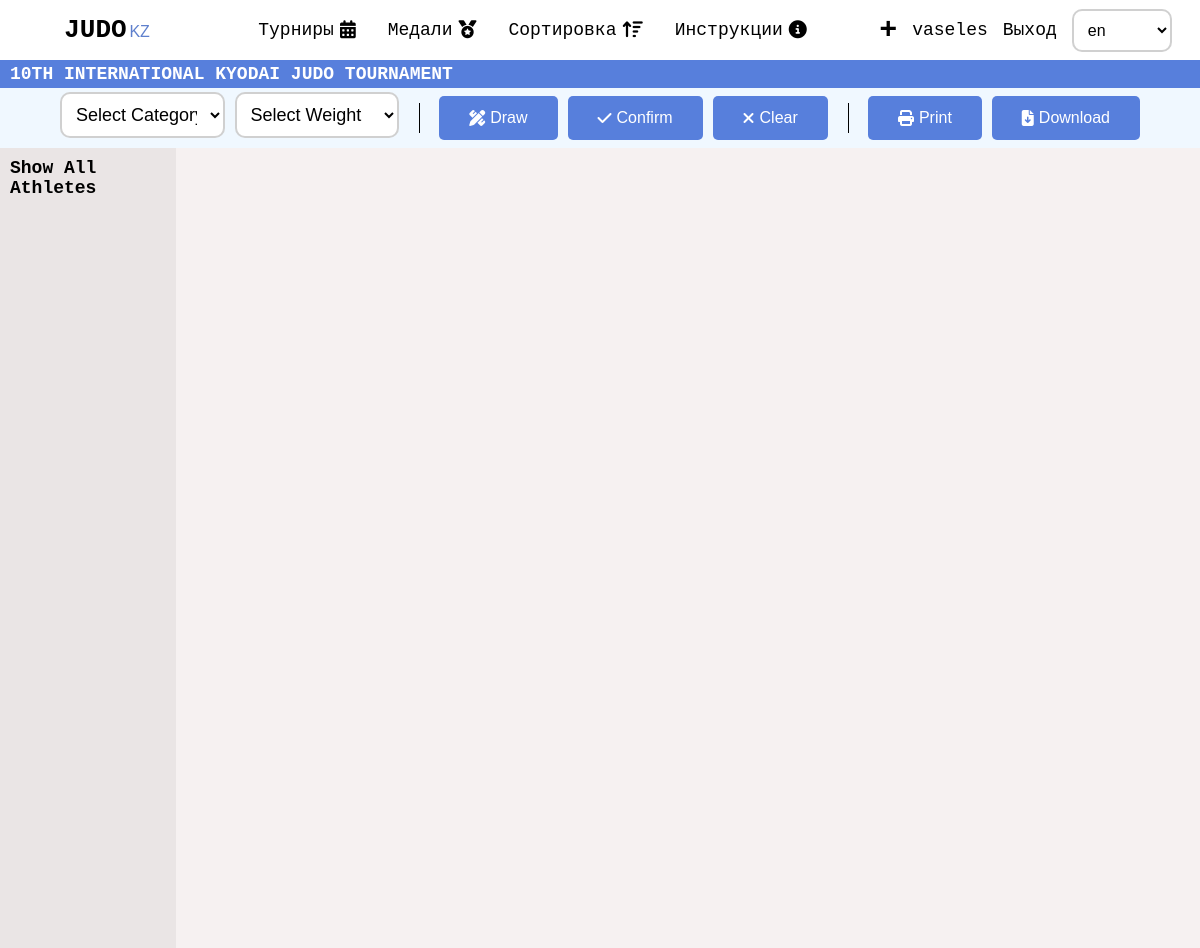
/en/tournaments/10th-international-kyodai-judo-tournament/toss (signed in), run on an earlier commit of the app's database.
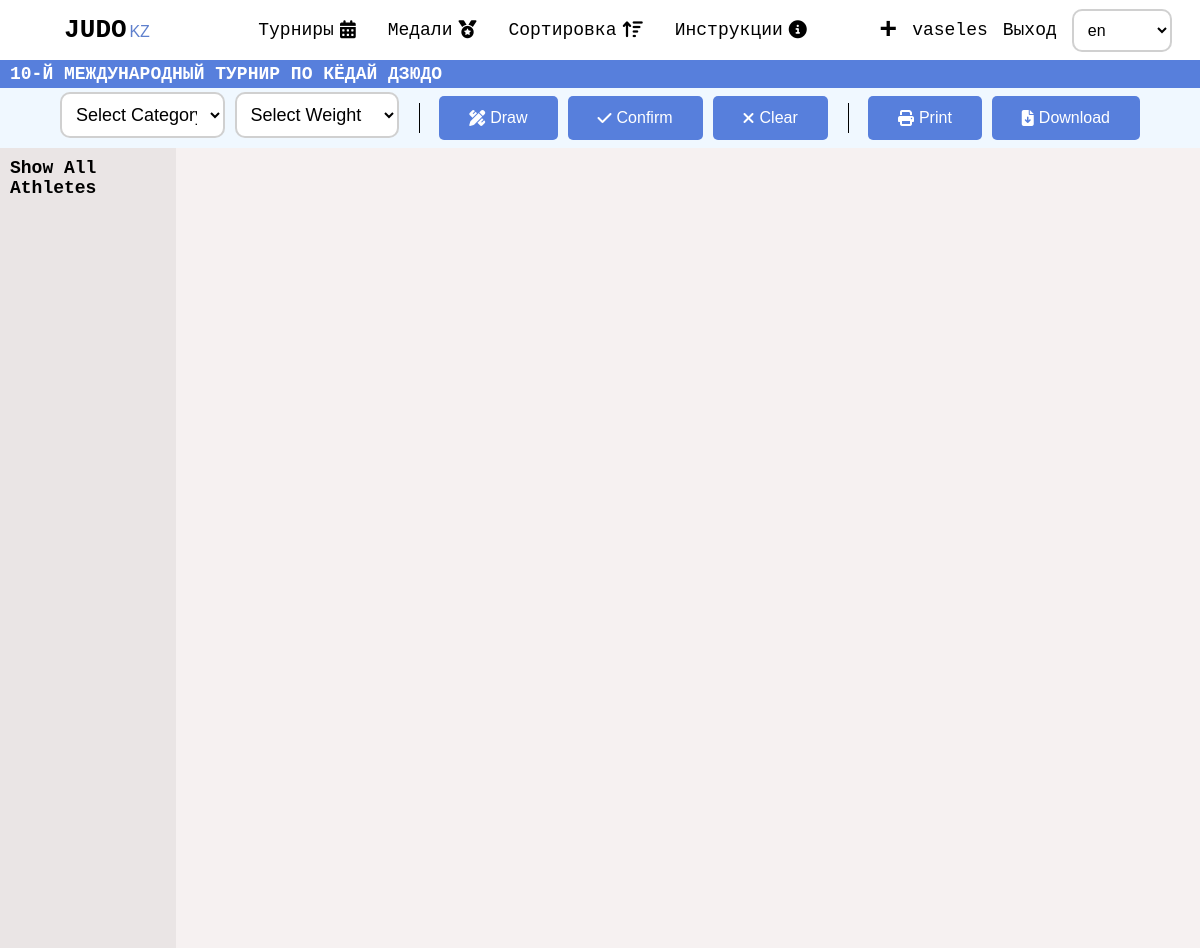
And on a later commit of the database.
### base/models.py (models this page shows, shortened)
class Tournament(models.Model):
   RANGS = (
      ('Клубный', 'Клубный'),
      ('Городской', 'Городской'),
      ('Областной', 'Областной'),
      ('Региональный', 'Региональный'),
      ('Республиканский', 'Республиканский'),
      ('Чемпионат РК', 'Чемпионат РК'),
      ('Международный турнир', 'Международный турнир'),
   )
   CREDIT_TYPE = (
      ('личный', 'личный'),
      ('командный', 'командный')
   )
   STATUS = (
      ('Регистрация открыта', 'Регистрация открыта'),
      ('Регистрация завершенa', 'Регистрация завершенa'),
   )
   user = models.ForeignKey(User, on_delete=models.CASCADE, default=None)
   title = models.CharField(max_length=300, verbose_name='Title')
   slug = models.SlugField(max_length=300, unique=True, default='')
   logo = models.ImageField(upload_to='tournament_logo', blank=True)
   logos = models.ManyToManyField(Logos, default=[], blank=True, related_name='logos')
   about = models.TextField(max_length=3000, blank=True)
   rang = models.CharField(max_length=40,choices=RANGS, blank=True)
   place = models.CharField(max_length=100, blank=True)
   startData = models.DateField(max_length=100, blank=True)
   finishData = models.DateField(max_length=100, blank=True)
   startTime = models.TimeField(max_length=10, blank=True)
   credit = models.CharField(max_length=100, blank=True, choices=CREDIT_TYPE)
   tatamis_count = models.CharField(default=0, blank=True, max_length=2)
   sponsors = models.ManyToManyField(Sponsors, blank=True, default=[], related_name='sponsors')
   chiefJustice = models.CharField(max_length=200, blank=True)
   chiefSecretary = models.CharField(max_length=200, blank=True)
   status = models.CharField(max_length=40, choices=STATUS, default='Регистрация_открыта')
   public = models.BooleanField(default=True)
   created = models.DateTimeField(auto_now_add=True)
   updated = models.DateTimeField(auto_now=True)
   class Meta:
      ordering = ['-updated', '-created']

### base/views/tournaments.py (the view)
# urls.py: path('tournaments/<str:slug>/toss', tournaments.tournament_toss, name='toss'),
@login_required(login_url='base:sign-in')
def tournament_toss(request, slug):
   if (request.user.profile.userType == 'Админ' or request.user.is_superuser or request.user.profile.userType == 'Секретарь'):
      tournament = get_object_or_404(Tournament, slug=slug)
      context = {
         'tournament': tournament,
      }
      return render(request, 'base/tournaments/toss.html', context)
   else:
      messages.error(request, "You don't have permission to create tournament ;)")
      return redirect('base:show_tournaments')

### base/templates/base/tournaments/toss.html (shortened to what this page needs)
{% include 'main.html' %}
{% load static i18n %}
{% block title %}
<link rel="stylesheet" href="{% static 'css/tournaments/toss.css' %}">
{% endblock title %}
{% block content %}
<div class="toss">
   <h3 class="title">{{tournament.title}}</h3>
   <div class="toss__menu">
      <select id="weight_category">
         <option selected disabled>Select Category</option>
      </select>
      <select  id="weight">
         <option selected disabled>Select Weight</option>
      </select>
      <button id="draw" class="btn"><i class="fa-solid fa-pen-ruler"></i> Draw</button>
      <button id="confirm" class="btn"><i class="fa-solid fa-check"></i> Confirm</button>
      <button id="clear" class="btn"><i class="fa-solid fa-xmark"></i> Clear</button>
      <button id="print"  class="btn"><i class="fa-solid fa-print"></i> Print</button>
      <button id="download"  class="btn"><i class="fa-solid fa-file-arrow-down"></i> Download</button>
   </div>
   <div class="toss__content">
      <div class="toss__content__left">
         <h4>Show All Athletes</h4>
      </div>
      <div class="toss__content__right"></div>
   </div>
</div>
{% endblock content %}

### templates/main.html (shortened to what this page needs)
<!DOCTYPE html>
{% load static %}
<html lang="en">
<head>
   <link rel="stylesheet" href="{% static 'css/styles.css' %}">
   <link rel="stylesheet" href="{% static 'css/footer.css' %}">
</head>
<body>
        {% include 'header.html' %}
    </body>
</html>

### templates/header.html (shortened to what this page needs)
{% load static i18n  %}
<header>
   <a href="/" class="link-logo">
      <b>JUDO</b>
      <span>
         <span>KZ</span>
      </span>
   </a>
   <div class="header__center">
      <a href="{% url "base:show_tournaments" %}" class="link">
         {% trans 'Турниры' %}
         <i class="fa-solid fa-calendar-days"></i>
      </a>
      <a href="{% url "base:medals" %}" class="link">
         {% trans 'Медали' %}
         <i class="fa-solid fa-medal"></i>
      </a>
      <a href="{% url "base:sorting" %}" class="link">
         {% trans 'Сортировка' %}
         <i class="fa-solid fa-arrow-up-wide-short"></i>
      </a>
      <a href="{% url "base:instructions" %}" class="link">
         {% trans 'Инструкции' %}
         <i class="fa-solid fa-circle-info"></i>
      </a>
   </div>
   <div class="header__right">
      {% if request.user.is_authenticated  %}
      {% if request.user.profile.userType == 'Админ' or request.user.profile.userType == 'Секретарь' or request.user.is_superuser %}
         <a href="{% url "base:create_tournamets" %}" class="link"
         style="font-size: 30px; font-weight: bold;">
            +
         </a>
      {% endif %}
   <a href="{% url 'base:show_profile' request.user.username %}" class="link">
      {{request.user.username}}
   </a>
   <a href="{% url 'base:logout' %}" class="link">
      {% trans 'Выход' %}
   </a>
{% else %}
   <a href="{% url 'base:registration' %}" class="link">{% trans 'Регистрация' %}</a>
   <a href="{% url 'base:login' %}" class="link">{% trans 'Вход' %}</a>
{% endif %}
   <form action="{% url 'set_language' %}" method="post" id="LanguageForm">{% csrf_token %}
      <select name="language" id="changeLanguage" class='change__language' >
         {% get_current_language as LANGUAGE_CODE %}
         {% get_available_languages as LANGUAGES %}
         {% get_language_info_list for LANGUAGES as languages %}
         {% for language in languages %}
            <option value="{{ language.code }}"{% if language.code == LANGUAGE_CODE %}
                     selected{% endif %}>
                  {{ language.code }}
            </option>
         {% endfor %}
      </select>
   </form>
   </div>
</header>

### static/css/styles.css (style rules this page uses)
* { box-sizing: border-box; padding: 0; margin: 0; text-decoration: none; outline: none; }
body { background-color: var(--white); color: var(--black); font-size: 18px; font-family: monospace; overflow-x: hidden; }
a { transition: all .3s linear; }
header { display: flex; justify-content: space-around; align-items: center; width: 100%; height: 60px; background-color: #fff; z-index: 1000; }
.header__center { display: flex; justify-content: center; align-items: center; }
.header__center a { display: flex; justify-content: center; align-items: center; gap: 6px; transition: all .3s linear; height: 100%; padding: 22px 16px; border-radius: 0 0 5px 5px; }
.header__right { display: flex; justify-content: center; align-items: center; gap: 15px }
header form { background-color: transparent !important; margin: 0; padding: 0; }
#changeLanguage { font-size: 16px; transition: all .3s linear; cursor: pointer; margin-bottom: 0; }
#changeLanguage option { cursor: pointer; padding: 4px ; }
.btn { font-size: 16px; padding: 13px 30px 13px; cursor: pointer; border: none; position: relative; background-color: rgba(0, 0, 0, 0); user-select: none; -webkit-user-select: none; touch-action: manipulation; background-color: var(--lightblue); color: white; border-radius: 5px; transition: all .3s linear; display: flex; justify-content: center; align-items: center; gap: 5px }
a { color: black }
.link { text-decoration: none; color: var(--black); transition: all .3s linear }
.link-logo { color: black; margin-left: 3vw; margin-right: 3vw }
.link-logo b { font-weight: bold; font-size: 26px; }
.link-logo span { font-size: 16px; margin-left: -4px; color: #5f80cd ; font-family:'Lucida Sans', 'Lucida Sans Regular', 'Lucida Grande', 'Lucida Sans Unicode', Geneva, Verdana, sans-serif; }
.form__component input, select, textarea { width: 100%; padding: 10px 10px; font-size: 18px; margin-bottom: 6px; min-width: 100%; background-color: #fff; border: 2px solid rgb(20,20,20,.2); border-radius: 10px; transition: all .3s linear; }
.title { background-color: #577fdc; color: #fff; padding: 20px 5%; }

### static/css/tournaments/toss.css (style rules this page uses)
.toss .title { padding: 4px 10px; font-size: 18px; }
.toss__menu { width: 100%; background-color: aliceblue; padding: 0 5%; height: 60px; display: flex; justify-content: start; align-items: center; gap: 10px }
select { min-width: 100px; max-width: 200px; width: 100%; }
.toss__content { display: flex; justify-content: space-between; align-items: start; width: 100%; }
.toss__content__left { max-width: 280px; display: flex; justify-content: start; align-items: start; flex-direction: column; padding: 10px; background-color: rgb(0,0,0,.05); min-height: 100vh; overflow-y: scroll; }
.toss__content__right { width: 100%; padding: 5px; }

### static/css/variables.css (style rules this page uses)
:root { --white: #F6F1F1; --lightblue: #577fdc; --gold: #FBD46D; --black: #000000; }

What changed in the data, as far as the page shows it:
changed Tournament: title "10TH INTERNATIONAL KYODAI JUDO TOURNAMENT" → "10-Й МЕЖДУНАРОДНЫЙ ТУРНИР ПО КЁДАЙ ДЗЮДО"
